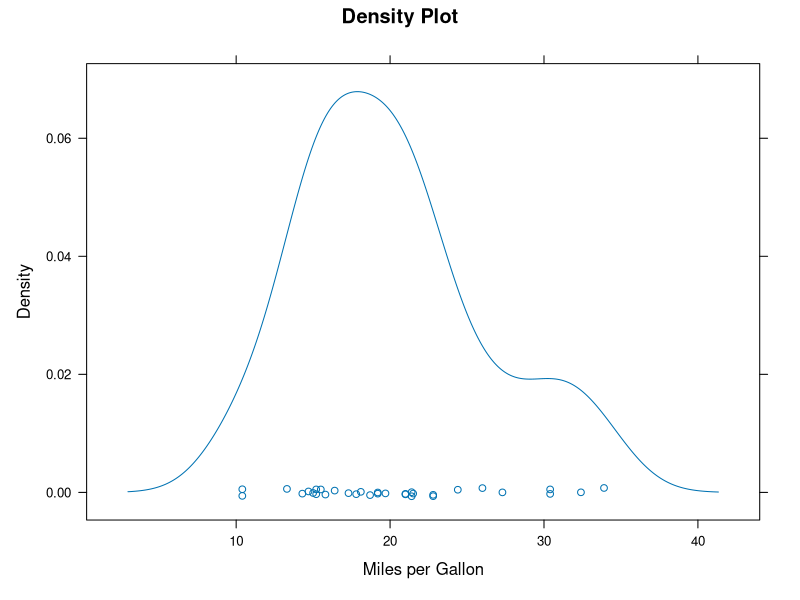
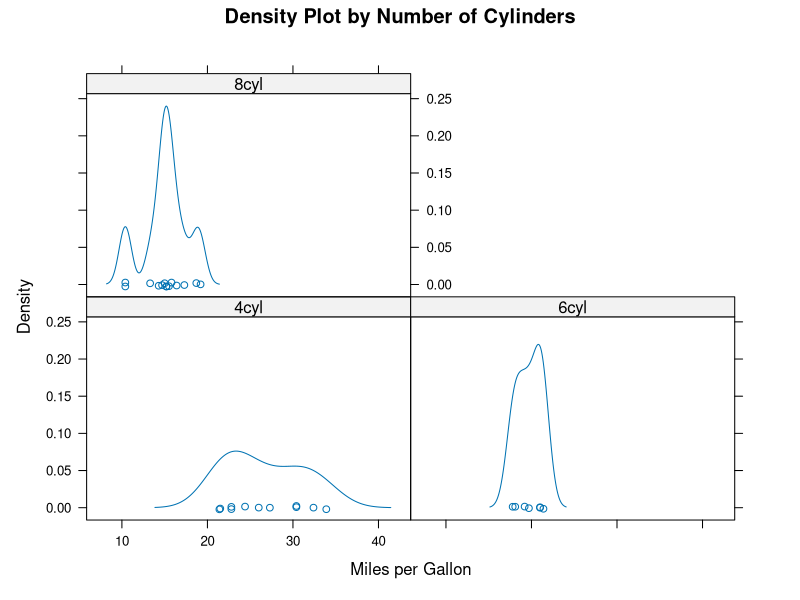
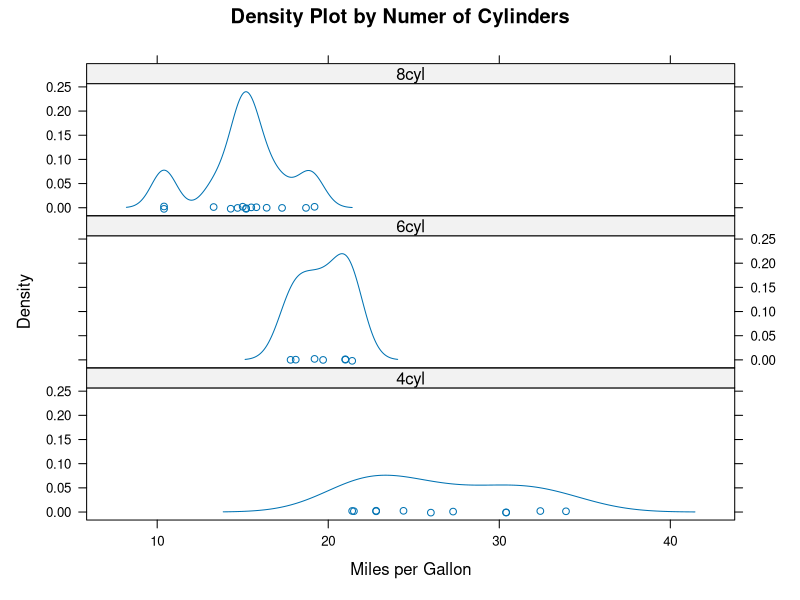
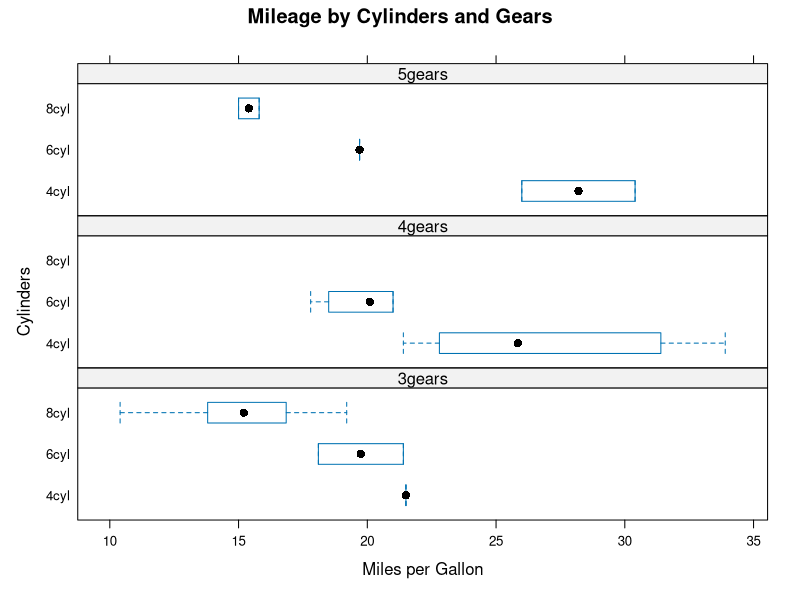
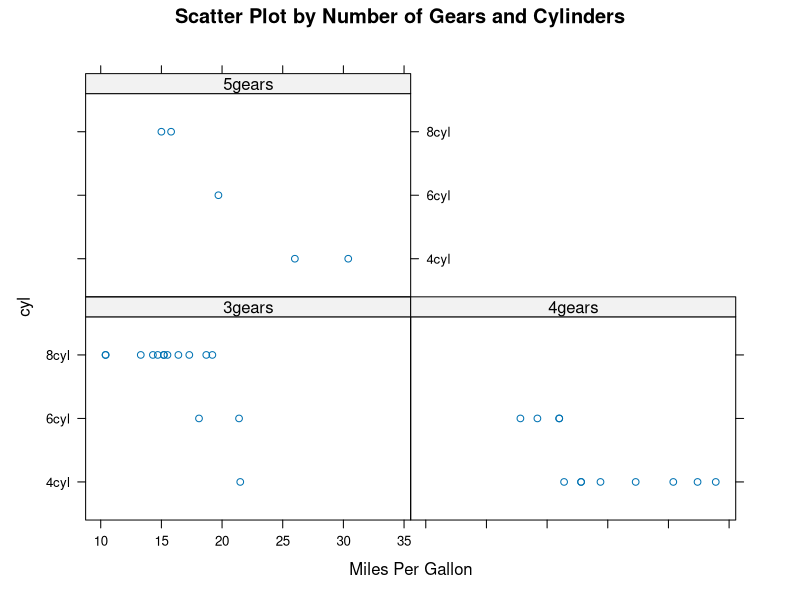
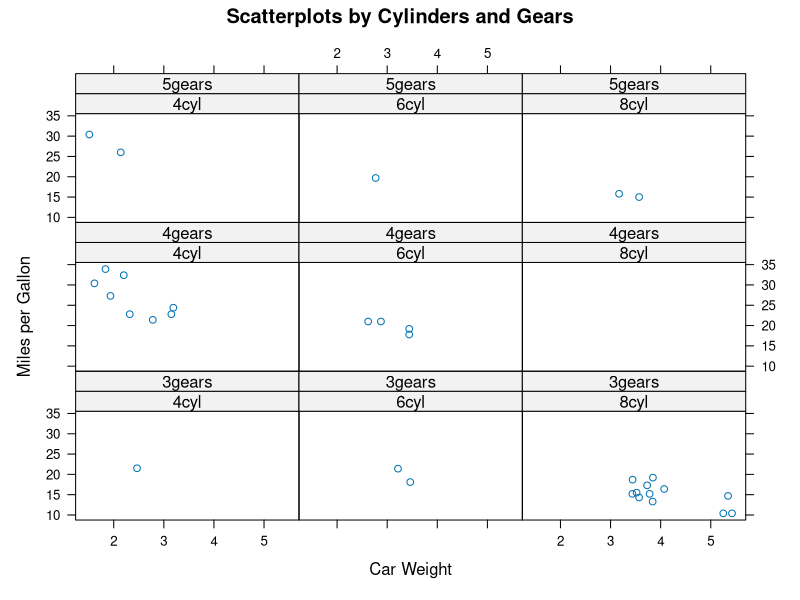
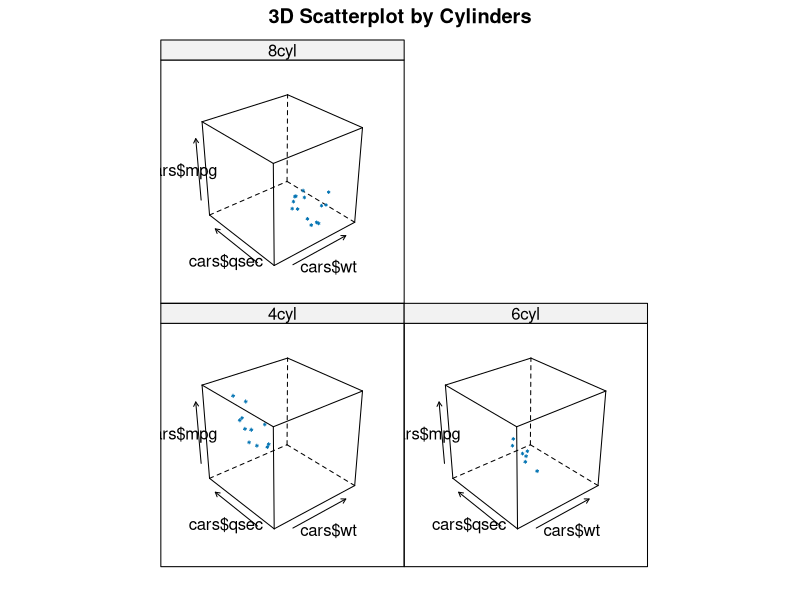

The R source for these figures, in order:
# R Lecture to VTT - Lecture 2
# Author                : Oguzhan Gencoglu
# Latest Version        : 03.05.2016
# Contact               : oguzhan.gencoglu@tut.fi

# -------------- Introduction to lattice plotting system --------------
library(lattice) 

cars <- mtcars

# create factors with value labels 
gear <- factor(cars$gear, levels=c(3,4,5),
               labels=c("3gears","4gears","5gears")) 
cyl <- factor(cars$cyl, levels=c(4,6,8),
               labels=c("4cyl","6cyl","8cyl")) 

# kernel density plot 
densityplot(~cars$mpg, 
            main="Density Plot", 
            xlab="Miles per Gallon")

# kernel density plots by factor level 
densityplot(~cars$mpg | cyl, 
            main="Density Plot by Number of Cylinders",
            xlab="Miles per Gallon")

# kernel density plots by factor level (alternate layout) 
densityplot(~cars$mpg | cyl, 
            main="Density Plot by Numer of Cylinders",
            xlab="Miles per Gallon", 
            layout=c(1,3))

# boxplots for each combination of two factors 
bwplot(cyl ~ cars$mpg | gear,
       ylab="Cylinders", xlab="Miles per Gallon", 
       main="Mileage by Cylinders and Gears", 
       layout=(c(1,3)))

# scatterplots for each combination of two factors 
xyplot(cyl ~ cars$mpg | gear, 
       main="Scatter Plot by Number of Gears and Cylinders",
       xlab="Miles Per Gallon")
       
# scatterplots for each combination of two factors 
xyplot(cars$mpg ~ cars$wt | cyl * gear, 
        main="Scatterplots by Cylinders and Gears", 
        ylab="Miles per Gallon", xlab="Car Weight")

# 3d scatterplot by factor level 
cloud(cars$mpg ~ cars$wt * cars$qsec | cyl, 
        main="3D Scatterplot by Cylinders") 
       

      